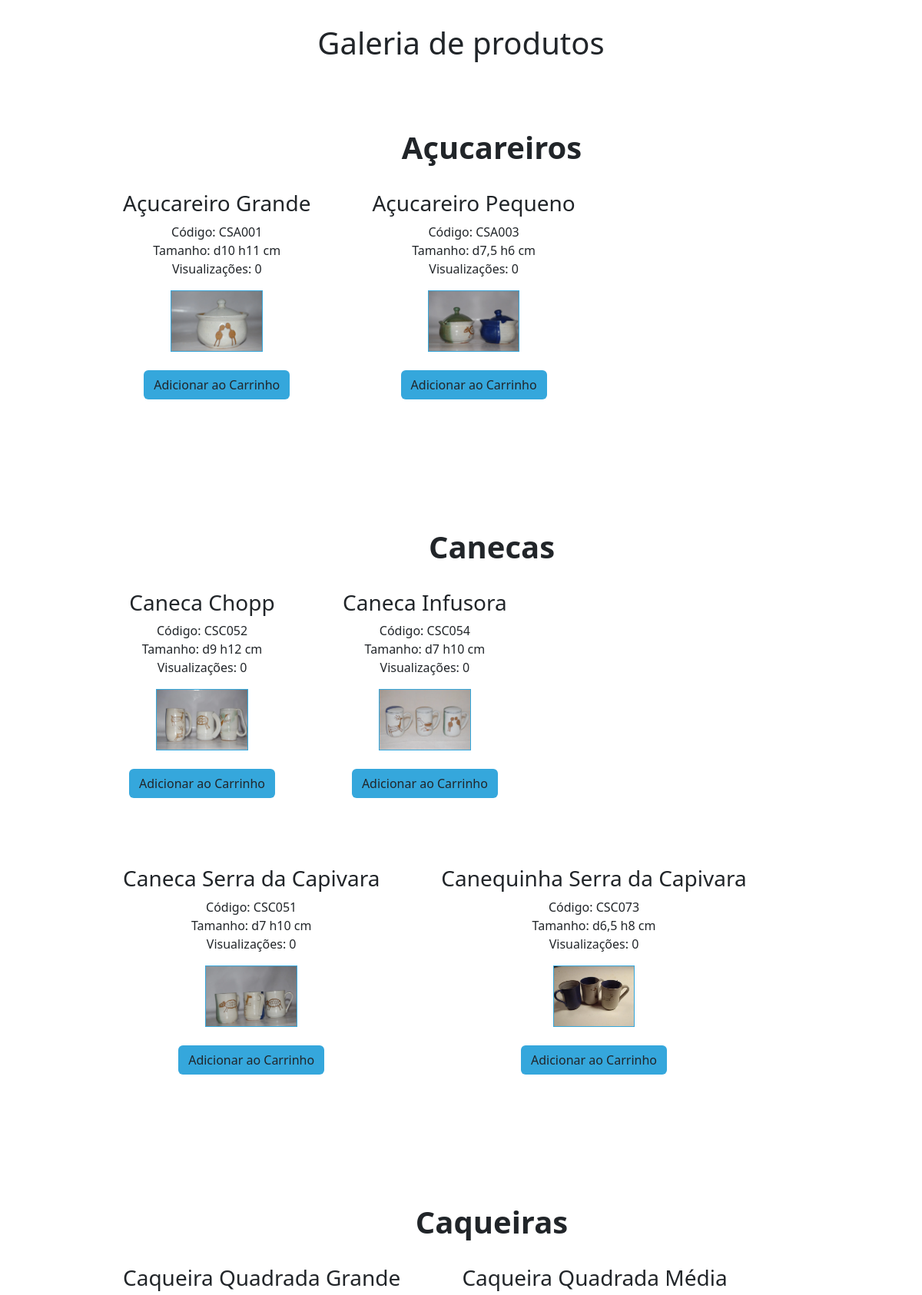
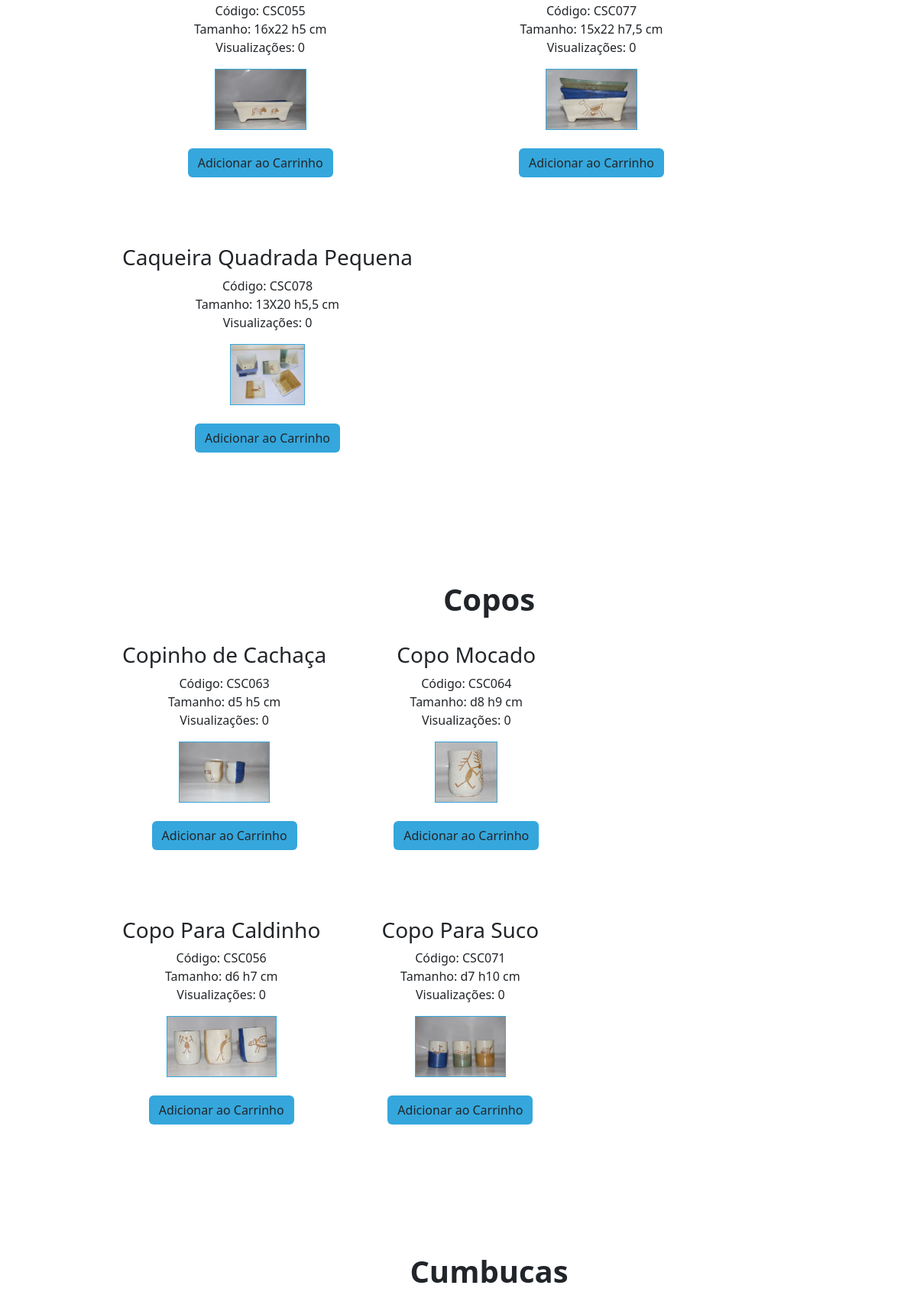
/produtos/ (upper part), run on the app's committed database (2 pictures, top to bottom).
### gestao/models.py (models this page shows, shortened)
class Category(models.Model):
    name = models.CharField(max_length=100, unique=True)
    photo = models.ImageField(upload_to='categorias_fotos/', blank=False, default='null')

class Product(models.Model):
    name = models.CharField(max_length=200, unique=True)
    code = models.CharField(max_length=50, unique=True)
    size = models.CharField(max_length=255)
    category = models.ForeignKey(
        Category,
        on_delete=models.SET_NULL,
        null=True,
        blank = True,
        )
    views = models.PositiveIntegerField(default=0)
    photos = models.JSONField(default=list, blank=False)

### backend/views.py (the view)
# urls.py: re_path(r'^produtos/?$', views.produtos, name='produtos'),
def produtos(request):
    categories = Category.objects.all().order_by('name')
    products = Product.objects.all()
    category_products = {
        category: Product.objects.filter(category=category).order_by('name')
        for category in categories
    }
    context = {
        'categories': categories,
        'products': products,
        'category_products': category_products,
    }
    return render(request, 'produtos.html', context)

### backend/templates/produtos.html (shortened to what this page needs)
{% extends "base.html" %} {% load static %}
    {% block css %}
    <link
      rel="stylesheet"
      type="text/css"
      href="{% static 'css/styleGaleria.css' %}"
    />
    {% endblock %}
    {% block 'dashboard' %}
    <h1 class="cabecalho">Galeria de produtos</h1>
    <div>
      {% for category, products_list in category_products.items %}
      <div class="cat">
        <h1 class="titulo">{{ category.name }}</h1>
        <div class="horizontal">
          {% if products_list %} {% for product in products_list %}
          <div class="vertical">
            <h3 class="produto">{{ product.name }}</h3>
            <h7 class="produto">Código: {{ product.code }}</h7>
            <h7 class="produto">Tamanho: {{ product.size }}</h7>
            <h7 class="produto">Visualizações: {{ product.views }}</h7>
            {% if product.photos %}
            <img
              src="../../media/{{ product.photos.0 }}"
              alt="Imagem de {{ product.name }}"
              class="product-photo"
            />
            {% else %}
            <p>Sem Imagens</p>
            {% endif %}
            <button
              class="btn btn-cart btn-edit"
              data-product-id="{{ product.id }}"
            >
              Adicionar ao Carrinho
            </button>
          </div>
          {% endfor %} {% endif %}
        </div>
      </div>
      {% endfor %}
    </div>
    {% endblock %}

### templates/base.html (shortened to what this page needs)
{% load static %}
<!DOCTYPE html>
<html lang="pt-br">
  <head>
    {% block css %} {% endblock %}
    <link
      rel="stylesheet"
      type="text/css"
      href="{% static 'css/styleGaleria.css' %}"
    />
    <link
      href="https://cdn.jsdelivr.net/npm/bootstrap@5.3.3/dist/css/bootstrap.min.css"
      rel="stylesheet"
    />
    <link rel="stylesheet" href="{% static 'clientes/css/home.css' %}" />
  </head>
  <body class="fundo">
    {% block 'dashboard' %} {% endblock %}
  </body>
</html>

### templates/static/css/styleGaleria.css (style rules this page uses)
:root { --fundo: #322626; --texto: #FFFFFF; --texto-hover: #9F8272; --texto-click: #A26E51; --destaque: #3E3131; --botao-off: #705E5E; --botao-hover: #5C4646; --botao-click: #4B2E2E; }
.cat { padding-top: 5rem; padding-bottom: 5rem; }
.cabecalho { text-align: center; padding-top: 2rem; }
.titulo { margin-left: 5rem; font-weight: bold; }
.horizontal { display: flex; flex-direction: row; flex-wrap: wrap; gap: 5rem; padding-left: 10rem; padding-right: 10rem; margin-top: 2rem; }
.vertical { display: flex; flex-direction: column; box-sizing: border-box; min-width: 5rem; align-items: center; justify-content: center; margin-left: 0rem; }
.produto { margin-left: 0rem; }
.btn { text-decoration: none; display: inline-block; padding: 0.5rem 1rem; margin: 0.5rem; border: none; border-radius: 0.25rem; cursor: pointer; font-size: 1rem; font-weight: bold; }
.btn-edit { background-color: #35a7dc !important; color: white; }
.product-photo { height: 5rem; margin-top: 1rem; margin-bottom: 1rem; border: #35a7dc 1px solid; }

### static/css/home.css (style rules this page uses)
h1 { text-align: center; }

### data on the page
Category: name "Açucareiros"
Product: name "Açucareiro Grande", code "CSA001", size "d10 h11 cm", views "0", shows a picture
Product: name "Açucareiro Pequeno", code "CSA003", size "d7,5 h6 cm", views "0", shows a picture
Category: name "Canecas"
Product: name "Caneca Chopp", code "CSC052", size "d9 h12 cm", views "0", shows a picture
Product: name "Caneca Infusora", code "CSC054", size "d7 h10 cm", views "0", shows a picture
Product: name "Caneca Serra da Capivara", code "CSC051", size "d7 h10 cm", views "0", shows a picture
Product: name "Canequinha Serra da Capivara", code "CSC073", size "d6,5 h8 cm", views "0", shows a picture
Category: name "Caqueiras"
Product: name "Caqueira Quadrada Grande", code "CSC055", size "16x22 h5 cm", views "0", shows a picture
Product: name "Caqueira Quadrada Média", code "CSC077", size "15x22 h7,5 cm", views "0", shows a picture
Product: name "Caqueira Quadrada Pequena", code "CSC078", size "13X20 h5,5 cm", views "0", shows a picture
Category: name "Copos"
Product: name "Copinho de Cachaça", code "CSC063", size "d5 h5 cm", views "0", shows a picture
Product: name "Copo Mocado", code "CSC064", size "d8 h9 cm", views "0", shows a picture
Product: name "Copo Para Caldinho", code "CSC056", size "d6 h7 cm", views "0", shows a picture
Product: name "Copo Para Suco", code "CSC071", size "d7 h10 cm", views "0", shows a picture
Category: name "Cumbucas"
